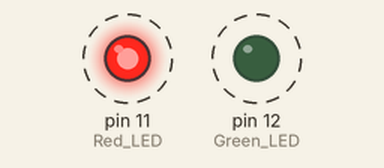
Bench run of a sketch on a simulated Arduino Uno, built with avr-gcc and run on an emulated ATmega328P. Parts: output pins drawn as LEDs (lit = HIGH). Dashed ring = blinking.

Above: at 0.12 s.
Timing chart, 0 to 4.6 s (numbered marks = the images above):
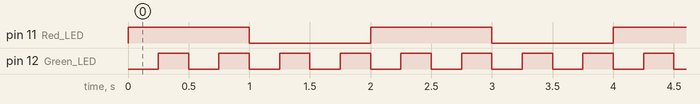

The sketch:

softare2.ino
```cpp
#include <TimerOne.h>

#define Green_LED 12
#define Red_LED 11

volatile bool state = false;

void setup(){
  pinMode(Green_LED, OUTPUT);
  pinMode(Red_LED, OUTPUT);

  digitalWrite(Green_LED, LOW);
  digitalWrite(Red_LED, LOW);

  Timer1.initialize(250000);
  Timer1.attachInterrupt(Doraemon);
}

void Doraemon(){
  state = !state;
  digitalWrite(Green_LED, state);
}

void loop(){
  digitalWrite(Red_LED, HIGH);
  delay(1000);
  digitalWrite(Red_LED, LOW);
  delay(1000);
}
```

Measured:
- by itself, pin 11 (Red_LED): alternates HIGH for 1.0 s and LOW for 1.0 s
- by itself, pin 12 (Green_LED): alternates HIGH for 0.25 s and LOW for 0.25 s
- by itself, everything shown: repeats every 2.0 s, in 8 steps
